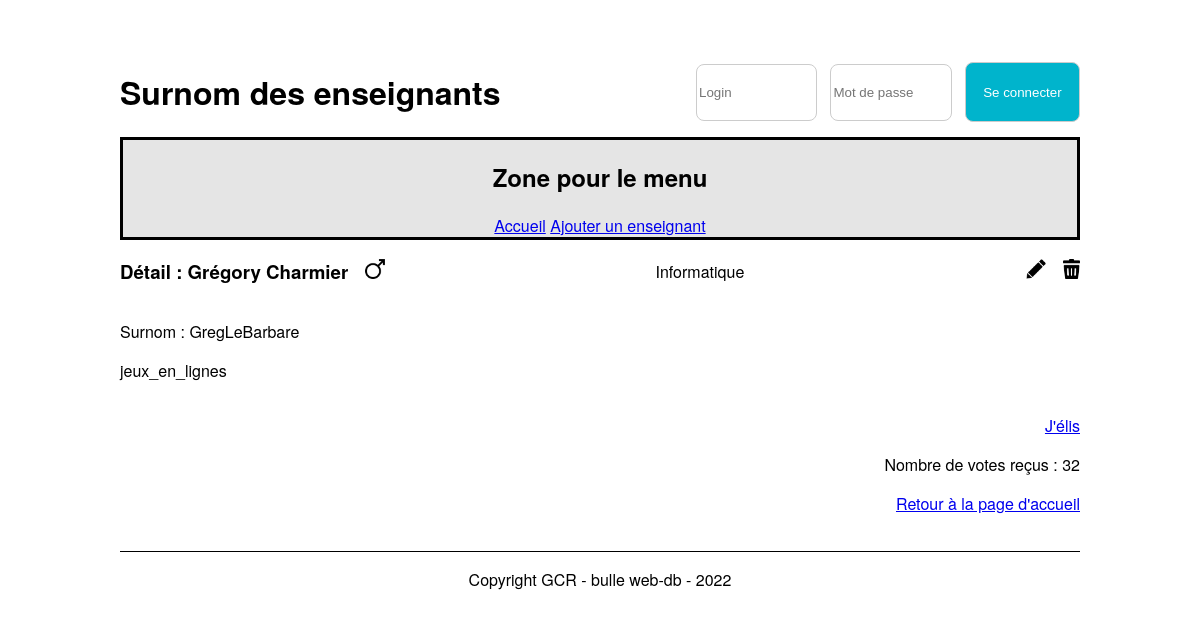
/application-surnoms-version-statique-/src/detailTeacher.php?idTeacher=4, run on the app's committed database.
### tables this page shows
CREATE TABLE `t_teacher` (
  `idTeacher` int NOT NULL,
  `teaFirstname` varchar(50) NOT NULL,
  `teaName` varchar(50) NOT NULL,
  `teaGender` char(1) NOT NULL,
  `teaNickname` varchar(50) NOT NULL,
  `teaOrigine` text NOT NULL,
  `fkSection` int NOT NULL,
  `teaVoice` int DEFAULT NULL
);

CREATE TABLE `t_section` (
  `idSection` int NOT NULL,
  `secName` varchar(20) NOT NULL
);

### application-surnoms-version-statique-/src/database.php (called while the page is built, shortened)
<?php
 class Database {
    private $connector;
    public function __construct(){
        try{
            $this->connector = new PDO('mysql:host=localhost:6033;dbname=db_nickname;charset=utf8', 'root', 'root');
        }
        catch (PDOException $e)
        {
            die('Erreur :' . $e->getMessage());
        }
    }
    private function queryPrepareExecute($query, $binds){
        $req = $this->connector->prepare($query);
        foreach($binds as $bind) {
            $req->bindValue($bind[0], $bind[1], $bind[2]);
        }
        $req->execute();
        return $req;
    }
    private function formatData($req){
        return $req->fetchALL(PDO::FETCH_ASSOC);
    }
    public function getOneTeacher($id){
        $query = "SELECT * FROM t_teacher WHERE idTeacher = :id";
        $binds = [
            ['id', $id, PDO::PARAM_INT]
        ];
        $req = $this->queryPrepareExecute($query,$binds);
        $teacher =$this->formatData($req);
        return $teacher[0];
    }
     public function getOneSection($idSec)
     {
        $query = "SELECT * FROM t_section WHERE idSection = :id";
        $binds = [
            ['id', $idSec, PDO::PARAM_INT]
        ];
        $req = $this->queryPrepareExecute($query, $binds);
        $section = $this->formatData($req);
        return $section[0];
     }
 }
?>

### application-surnoms-version-statique-/src/detailTeacher.php (the view, shortened to what this page needs)
<?php
$idTeacher = $_GET["idTeacher"];
include("Database.php");
$db = new Database();
$teacher = $db->getOneTeacher($idTeacher);
$section = $db->getOneSection($teacher["fkSection"]);
?>
<!DOCTYPE html>
<html lang="fr">
<head>
    <link href="./css/style.css" rel="stylesheet">
</head>
<body>
    <header>
        <div class="container-header">
            <div class="titre-header">
                <h1>Surnom des enseignants</h1>
            </div>
            <div class="login-container">
                <form action="#" method="post">
                    <input type="text" name="user" id="user" placeholder="Login">
                    <input type="password" name="password" id="password" placeholder="Mot de passe">
                    <button type="submit" class="btn btn-login">Se connecter</button>
                </form>
            </div>
        </div>
        <nav>
            <h2>Zone pour le menu</h2>
            <a href="index.php">Accueil</a>
            <a href="addTeacher.php">Ajouter un enseignant</a>
        </nav>
    </header>
    <div class="container">
        <div class="user-head">
            <h3>Détail : <?= $teacher["teaFirstname"] . " " . $teacher["teaName"]?>
            <?php
                if($teacher["teaGender"] == "M")
                {
                    echo "<img style=\"margin-left: 1vw;\" height=\"20em\" src=\"./img/male.png\" alt=\"male symbole\">";
                }
                elseif($teacher["teaGender"] == "F")
                {
                    echo "<img style=\"margin-left: 1vw;\" height=\"20em\" src=\"./img/femelle.png\" alt=\"femme symbole\">";
                }
                else
                {
                    echo "<img style=\"margin-left: 1vw;\" height=\"20em\" src=\"./img/autre.png\" alt=\"autre symbole\">";
                }
            ?>
            </h3>
            <p>
                <?= $section["secName"]?>
            </p>
            <div class="actions">
                <a href="#">
                    <img height="20em" src="./img/edit.png" alt="edit icon"></a>
                <a href="javascript:confirmDelete()">
                    <img height="20em" src="./img/delete.png" alt="delete icon"> </a>
            </div>
        </div>
        <div class="user-body">
            <div class="left">
                <p>Surnom : <?= $teacher["teaNickname"]?></p>
                <p><?= $teacher["teaOrigine"]?></p>
            </div>
        </div>
        <div class="user-footer">
            <p><a href="election.php">J'élis</a></p>
            <p>Nombre de votes reçus :  <?php
            if($teacher["teaVoice"] == 0)
            {
                echo "Aucun vote";
            }
            else
            {
               echo $teacher["teaVoice"];
            }
            ?>
            </p>
            <a href="index.php">Retour à la page d'accueil</a>
        </div>
    </div>
    <footer>
        <p>Copyright GCR - bulle web-db - 2022</p>
    </footer>
</body>
</html>

### application-surnoms-version-statique-/src/css/style.css (style rules this page uses)
body { font-family: "Helvetica Neue", Helvetica, Arial, sans-serif; margin: auto; width: 80%; }
nav { border: black solid 3px; background-color: #e5e5e5; text-align: center; }
.container { height: 50%; }
footer { border-top: black solid 1px; text-align: center; margin-top: 3vw; }
.containerOptions a, .user-head a { text-decoration: none; height: 100%; margin-left: 1vw; }
.user-head { width: 100%; display: flex; flex-direction: row; justify-content: space-between; align-items: center; }
.user-footer { text-align: right; }
.left, .rigth { display: inline-block; }
.left { width: 70%; }
.container-header { display: flex; justify-content: center; align-items: center; padding-top: 5%; }
.titre-header { width: 60%; height: 100%; }
.login-container { width: 40%; height: 100%; display: flex; justify-content: end; align-items: center; }
.login-container form { display: flex; justify-content: space-between; }
.login-container input, .login-container .btn-login { width: 30%; display: inline-block; border: 1px solid #ccc; border-radius: 8px; }
.login-container input { height: 4em; margin-bottom: auto; margin-top: auto; }
.btn-login { background-color: #00b4cc; }
.btn { text-align: center; color: white; width: 100%; border: none; cursor: pointer; height: 4.5em; border-radius: 8px; }

### data on the page
t_teacher: teaFirstname "Grégory", teaName "Charmier", teaNickname "GregLeBarbare", teaOrigine "jeux_en_lignes", teaVoice "32"
t_section: secName "Informatique"
